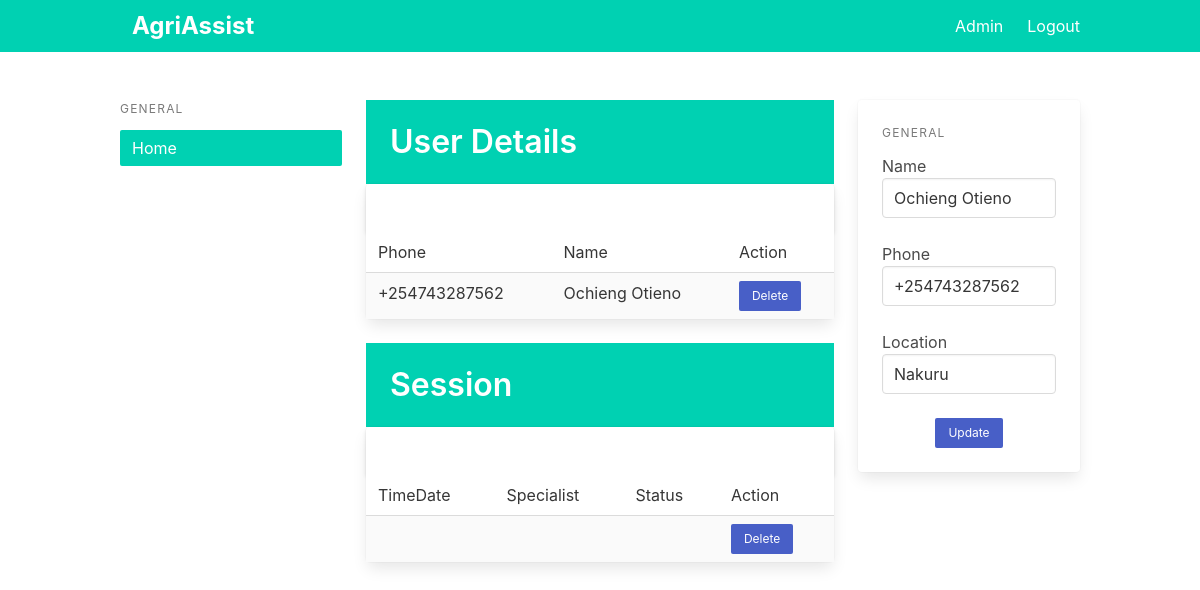
Screenshot of /user/1 (signed in) with the database file from the repository.
### app/models.py (models this page shows)
class User(db.Model):
    id = db.Column(db.Integer, primary_key=True)
    phone = db.Column(db.String(15), unique=True)
    name = db.Column(db.String(100))
    location = db.Column(db.String(100))

### app/pages.py (the view)
@page.route('/user/<id>', methods=['POST', 'GET'])
@login_required
def view_user(id):
    user = User.query.filter_by(id=id).first_or_404()
    return render_template('user.html', user=user)

### app/__init__.py (called while the page is built)
def create_app():
    app = Flask(__name__)
    app.config.from_pyfile('settings.py')
    app.config["FLASK_DEBUG"] = True
    app.config['SECRET_KEY'] = 'secret-key-goes-here'
    app.config['SQLALCHEMY_DATABASE_URI'] = 'sqlite:///db.sqlite'
    db.init_app(app)
    login_manager = LoginManager()
    login_manager.login_view = 'auth.login'
    login_manager.init_app(app)
    from .models import Admin
    @login_manager.user_loader
    def load_user(user_id):
        return Admin.query.get(int(user_id))
    with app.app_context():
        db.create_all()
    from .auth import auth as auth_blueprint
    app.register_blueprint(auth_blueprint)
    from .pages import page as page_blueprint
    app.register_blueprint(page_blueprint)
    from .main import main as main_blueprint
    app.register_blueprint(main_blueprint)
    return app

### app/templates/user.html (shortened to what this page needs)
{% extends "base.html" %}
{% block content %}
<div class="columns">
    <div class="column is-3">
        <aside class="menu is-hidden-mobile">
            <p class="menu-label">
                General
            </p>
            <ul class="menu-list">
                <li><a class="has-background-primary has-text-white">Home</a></li>
            </ul>
        </aside>
    </div>
    <div class="column is-6">
        <section class="hero is-primary welcome is-small">
            <div class="hero-body">
                <div class="">
                    <h1 class="title">
                        User Details
                    </h1>
                </div>
            </div>
        </section>
        <div class="is-3">
            <div class="card events-card">
                <header class="card-header">
                    <a href="#" class="card-header-icon" aria-label="more options">
                        <span class="icon">
                        </span>
                    </a>
                </header>
                <div class="card-table">
                    <div class="content">
                        <table class="table is-fullwidth is-striped">
                            <tbody>
                                <tr>
                                    <td>Phone</td>
                                    <td>Name</td>
                                    <td>Action</td>
                                </tr>
                                <tr>
                                    <td>{{user.phone}}</td>
                                    <td>{{user.name}}</td>
                                    <td><a class="button is-link is-small" href="/delete/{{user.id}}">Delete</a>
                                    </td>
                                </tr>
                            </tbody>
                        </table>
                    </div>
                </div>
            </div>
        </div>
        <br />
        <section class="hero is-primary welcome is-small">
            <div class="hero-body">
                <div class="container">
                    <h1 class="title">
                        Session
                    </h1>
                </div>
            </div>
        </section>
        <div class="is-3">
            <div class="card events-card">
                <header class="card-header">
                    <a href="#" class="card-header-icon" aria-label="more options">
                        <span class="icon">
                        </span>
                    </a>
                </header>
                <div class="card-table">
                    <div class="content">
                        <table class="table is-fullwidth is-striped">
                            <tbody>
                                <tr>
                                    <td>TimeDate</td>
                                    <td>Specialist</td>
                                    <td>Status</td>
                                    <td>Action</td>
                                </tr>
                                <tr>
                                    <td>{{user.timedate}}</td>
                                    <td>{{user.specialist}}</td>
                                    <td>{{user.status}}</td>
                                    <td><a class="button is-primary is-link is-small"
                                            href="/delete/{{user.id}}">Delete</a></td>
                                </tr>
                            </tbody>
                        </table>
                    </div>
                </div>
            </div>
        </div>
    </div>
    <div class="column is-3">
        <div class="card">
            <div class="card-content">
                <div class="content">
                    <aside class="menu is-hidden-mobile">
                        <p class="menu-label">
                            General
                        </p>
                        <div class="file is-centered is-boxed is-success has-name">
                            <label class="file-label">
                                <form action="{{ url_for('page.update_user', id=user.id) }}" method="POST">
                                    <div class="control">
                                        <label>Name</label>
                                        <input class="input" type="text" value="{{user.name}}" name="name">
                                    </div>
                                    <br />
                                    <div class="control">
                                        <label>Phone</label>
                                        <input class="input" type="text" value="{{user.phone}}" name="phone">
                                    </div>
                                    <br>
                                    <div class="control">
                                        <label>Location</label>
                                        <input class="input" type="text" value="{{user.location}}" name="location">
                                    </div>
                                    <br />
                                    <div class="field is-grouped is-grouped-centered">
                                        <p class="control">
                                            <input type="submit" value="Update"
                                                class="button is-primary is-link is-small">
                                        </p>
                                    </div>
                                </form>
                            </label>
                        </div>
                    </aside>
                </div>
            </div>
        </div>
    </div>
</div>
{% endblock %}

### rows the page displays
User: phone "+254743287562", name "Ochieng Otieno", location "Nakuru"
